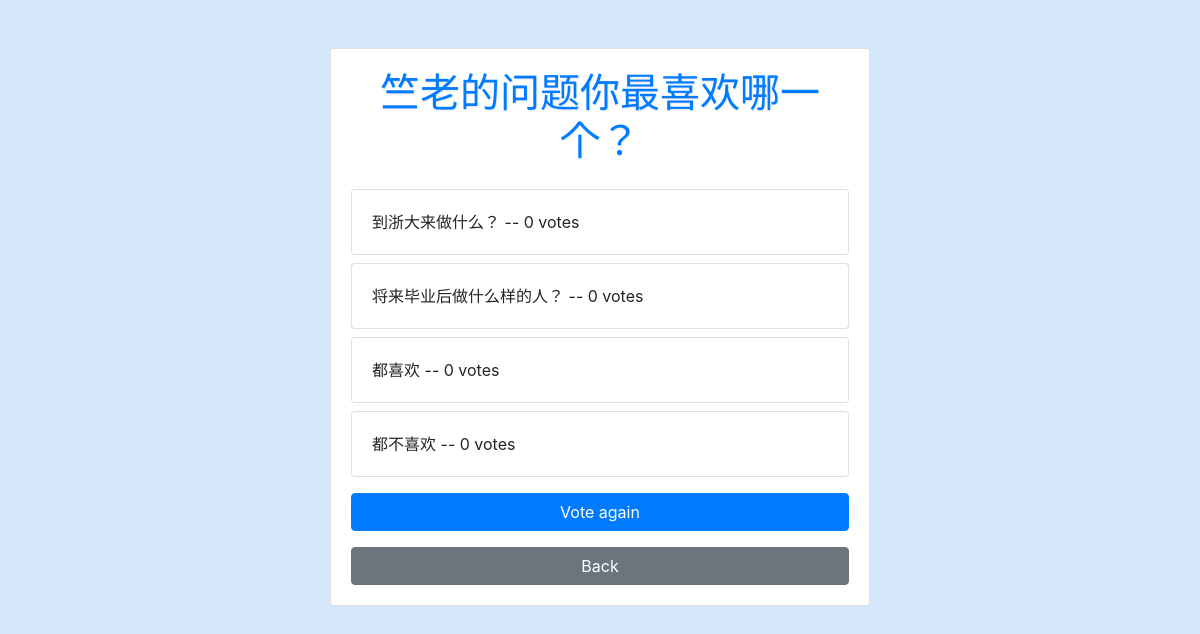
The page /myapp/19/results/ on the database as committed earlier.
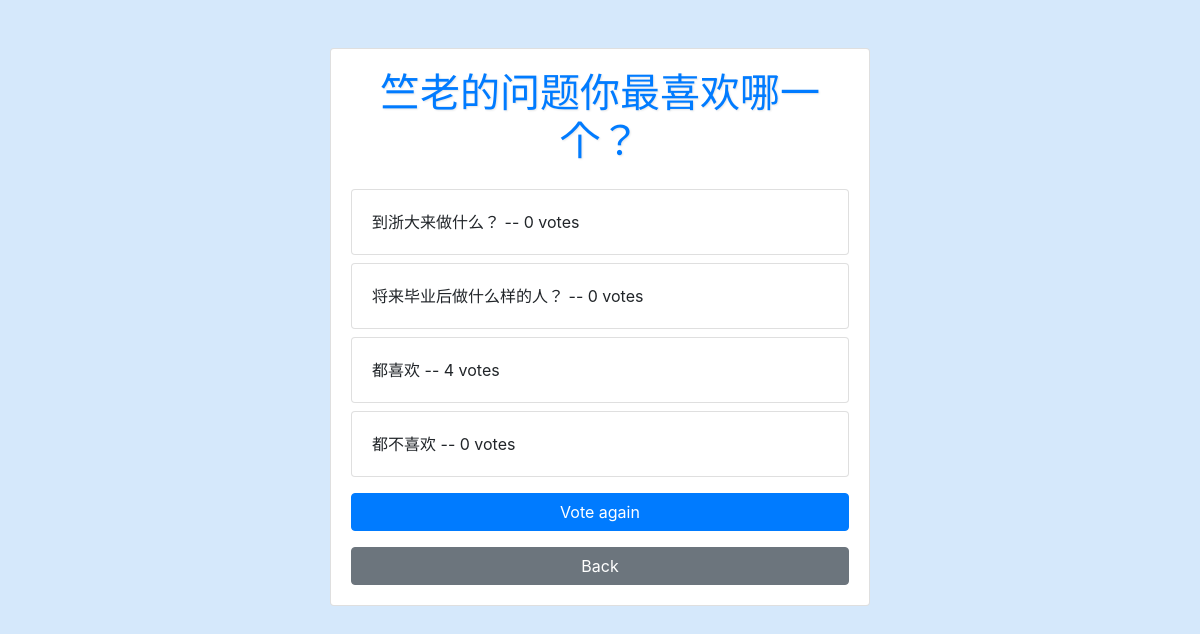
The same page on the database as committed later.
### myapp/models.py (models this page shows, shortened)
class Choice(models.Model):
    question = models.ForeignKey(Question, on_delete=models.CASCADE)
    choice_text = models.CharField(max_length=200)
    votes = models.IntegerField(default=0)

### myapp/views.py (the view)
# urls.py: path("<int:pk>/results/", views.ResultsView.as_view(), name="results"),
class ResultsView(generic.DetailView):
    model = Question
    template_name = "myapp/results.html"

### myapp/templates/myapp/results.html (shortened to what this page needs)
{% load static %}
<!DOCTYPE html>
<html lang="en">
<head>
    <link rel="stylesheet" href="https://maxcdn.bootstrapcdn.com/bootstrap/4.5.2/css/bootstrap.min.css">
    <link rel="stylesheet" href="{% static 'myapp/style.css' %}">
</head>
<body>
    <div class="container">
        <div class="row justify-content-center">
            <div class="col-md-6">
                <div class="card my-5">
                    <div class="card-body">
                        <h1 class="text-center mb-4">{{ question.question_text }}</h1>
                        <ul class="list-unstyled">
                        {% for choice in question.choice_set.all %}
                            <li class="mb-2">
                                <div class="card">
                                    <div class="card-body">
                                        {{ choice.choice_text }} -- {{ choice.votes }} vote{{ choice.votes|pluralize }}
                                    </div>
                                </div>
                            </li>
                        {% endfor %}
                        </ul>
                        <div class="mt-3">
                            <a href="{% url 'myapp:detail' question.id %}" class="btn btn-primary btn-block">Vote again</a>
                        </div>
                        <div class="mt-3">
                            <a href="{% url 'myapp:index' %}" class="btn btn-secondary btn-block">Back</a>
                        </div>
                    </div>
                </div>
            </div>
        </div>
    </div>
</body>
</html>

Rows that differ between the two databases and show on the page:
changed Choice "都喜欢": votes "0" → "4"
